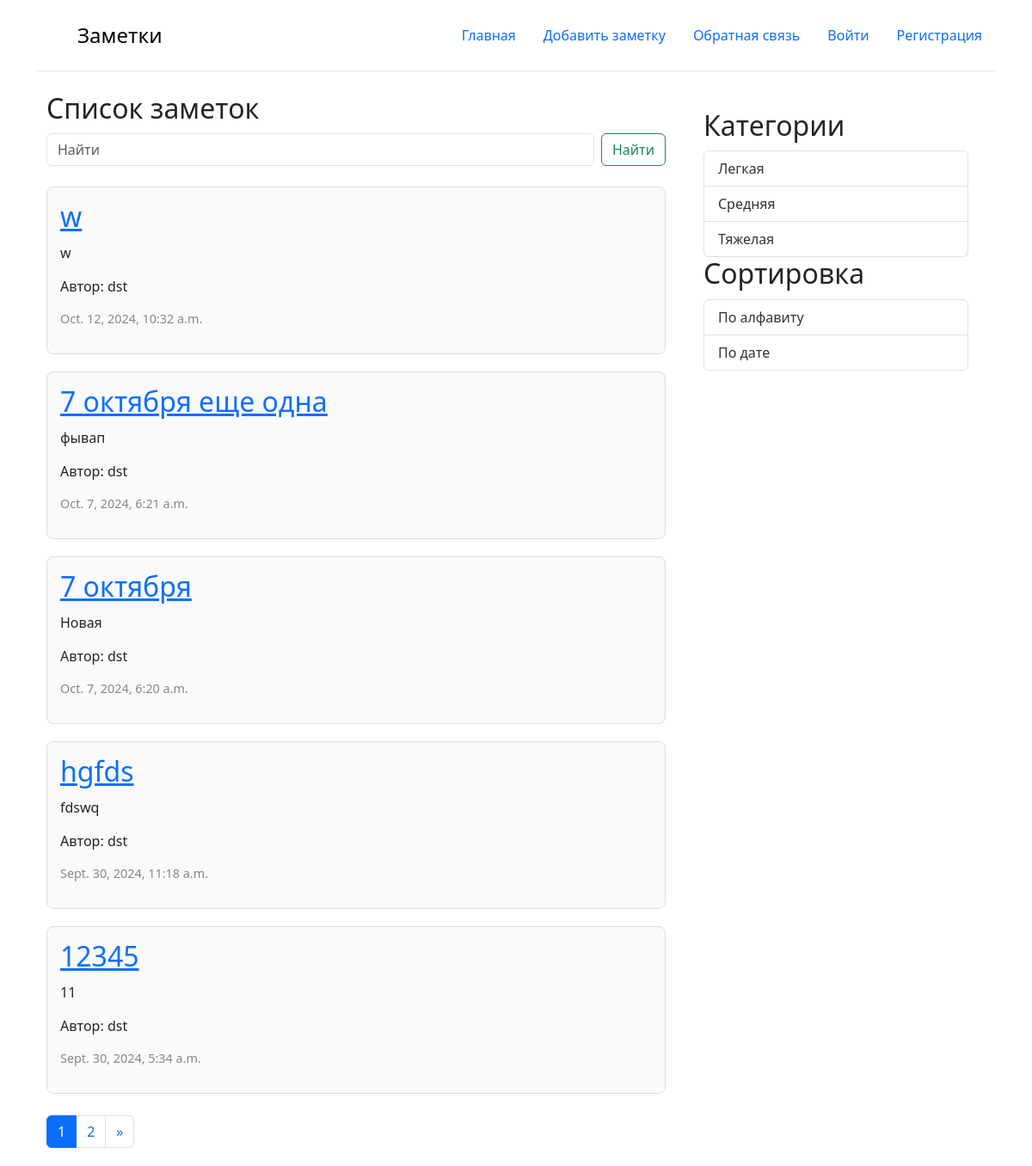
The page / on the database its author committed.
### core/models.py (models this page shows, shortened)
class Post(models.Model):
    title = models.CharField(max_length=200)
    text = models.TextField()
    created_data = models.DateTimeField(auto_now_add=True)
    category = models.ForeignKey(PostCategory,
                                 blank = True,
                                 null = True,
                                 on_delete=models.SET_NULL,
                                 related_name='category_post')
    profile = models.ForeignKey(Profile,
                                related_name='profile_posts',
                                on_delete=models.CASCADE)
    class Meta:
        verbose_name = 'Запись'
        verbose_name_plural = 'Записи'
        ordering = ["-created_data"]

class PostCategory(models.Model):
    title = models.CharField(max_length=255, verbose_name='Название')
    class Meta:
        verbose_name = 'Категория'
        verbose_name_plural = 'Категории'
        ordering = ["title"]

### user/models.py (models this page shows)
class Profile(models.Model):
    user = models.OneToOneField(User,
                             on_delete=models.CASCADE
                             )
    about = models.TextField(verbose_name='Обо мне')
    class Meta:
        verbose_name = 'Обо мне'
        verbose_name_plural = 'Обо мне'
    def __str__(self):
        return self.user.username

### core/views.py (the view)
# urls.py: path('', main, name='main'),
def main(request):
    posts = Post.objects.all()
    category = request.GET.get('category')
    order_by = request.GET.get('order_by')
    page = request.GET.get('page', 1)
    active_category = None
    if category:
        posts = posts.filter(category__id=category)
        active_category = PostCategory.objects.get(id=category)
    if order_by:
        posts = posts.order_by(order_by)
    p = Paginator(posts, 5)
    page_objects = p.page(page)
    categories = PostCategory.objects.all()
    context = {
        "posts": posts,
        'categories': categories,
        'active_category': active_category,
        'page_objects': page_objects
    }
    return render(request, 'main.html', context)

### templates/main.html (shortened to what this page needs)
{% extends 'base.html' %}
{% block content %}
<div class="container">
    <div class="row">
        <div class="col-md-8">
            <h2>Список заметок</h2>
            <form class="d-flex mb-4" role="search" action="{% url 'posts_search' %}">
                <input value="{{ search_text }}" name="text" class="form-control me-2" type="search" placeholder="Найти" aria-label="Search">
                <button class="btn btn-outline-success" type="submit">Найти</button>
            </form>
            {% for post in page_objects.object_list %}
            <div class="post-card">
                <h2><a href="{% url 'post_detail' post.id %}">{{ post.title }}</a></h2>
                <p>{{ post.text }}</p>
                <p>Автор: {{ post.profile }}</p>
                <p class="date">{{ post.created_data }}</p>
            </div>
            {% endfor %}
            <nav aria-label="Page navigation example">
                <ul class="pagination">
                    <li class="page-item active "><a class="page-link" href="#">{{ page_objects.number }}</a></li>
                    {% if page_objects.has_next %}
                    <li class="page-item">
                        <a class="page-link" href="?page={{ page_objects.next_page_number }}">{{ page_objects.next_page_number }}</a>
                    </li>
                    <li class="page-item">
                        <a class="page-link" href="?page={{ page_objects.next_page_number }}" aria-label="Next">
                            <span aria-hidden="true">&raquo;</span>
                        </a>
                    </li>
                    {% endif %}
                </ul>
            </nav>
        </div>
        <div class="col-md-4">
            <aside class="sidebar">
                <h2>Категории</h2>
                <ul class="list-group">
                    {% for category in categories %}
                    {% if category.id == active_category.id %}
                    <b>
                        <li class="list-group-item active list-group-item-dark"><a href="?category={{ category.id }}">{{category.title}}</a></li>
                    </b>
                    {% else %}
                    <li class="list-group-item"><a href="?category={{ category.id }}">{{category.title}}</a></li>
                    {% endif %}
                    {% endfor %}
                </ul>
                <h2>Сортировка</h2>
                <ul class="list-group">
                    <li class="list-group-item"><a href="?order_by=title">По алфавиту</a></li>
                    <li class="list-group-item"><a href="?order_by=-created_data">По дате</a></li>
                </ul>
            </aside>
        </div>
    </div>
</div>
{% endblock %}

### templates/base.html (style rules this page uses)
.sidebar { flex: 1; padding: 20px; background-color: #fff; border-radius: 8px; }
h1, h2 { margin: 0; padding-bottom: 10px; }
.post-card { padding: 15px; margin-bottom: 20px; border: 1px solid #ddd; border-radius: 8px; background-color: #fafafa; }
.post-card p { margin: 0 0 15px; }
.post-card .date { color: #888; font-size: 0.9em; }
ul { list-style-type: none; padding: 0; }
ul li { padding: 5px 0; }
ul li a { text-decoration: none; color: #333; }

### rows shown on the page
Post: title "w", text "w", profile "dst", created_data "Oct. 12, 2024, 10:32 a.m."
Post: title "7 октября еще одна", text "фывап", profile "dst", created_data "Oct. 7, 2024, 6:21 a.m."
Post: title "7 октября", text "Новая", profile "dst", created_data "Oct. 7, 2024, 6:20 a.m."
Post: title "hgfds", text "fdswq", profile "dst", created_data "Sept. 30, 2024, 11:18 a.m."
Post: title "12345", text "11", profile "dst", created_data "Sept. 30, 2024, 5:34 a.m."
PostCategory: title "Легкая"
PostCategory: title "Средняя"
PostCategory: title "Тяжелая"

### other values the page prints
{{ page_objects.number }} "1"
{{ page_objects.next_page_number }} "2"
